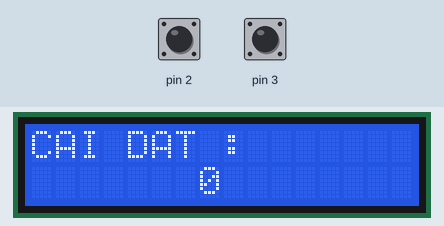
Recording of a sketch running on a simulated Arduino Uno, built with avr-gcc and run on an emulated ATmega328P. Shown: 16×2 character LCD. The inputs (shaded band) are chosen by the test bench; at power-on: pin 2 HIGH, pin 3 HIGH.

Above: at 1.2 s.
1.3 s: pin 2 pulled LOW for 0.15 s
At 1.9 s:
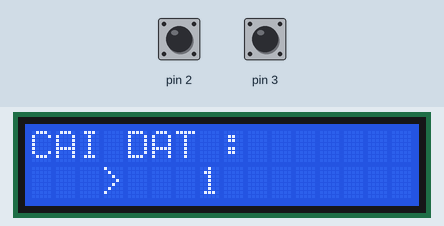
4.4 s: pin 3 pulled LOW for 0.15 s
At 5.1 s:
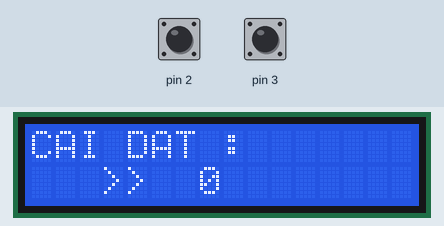
6.0 s: pin 2 pulled LOW for 1 s
At 9.9 s:
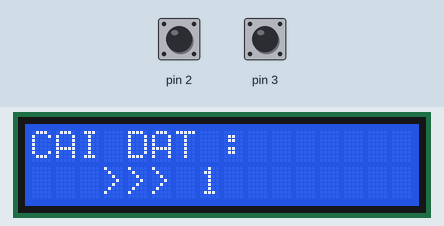
10.0 s: pin 3 pulled LOW for 1 s
At 11.8 s:
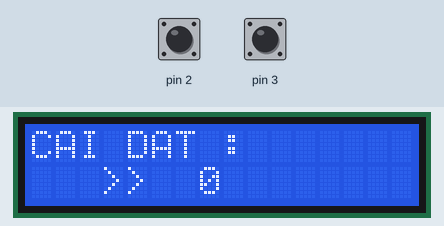
Timing chart, 0 to 13.3 s (numbered marks = the images above; inputs shaded):
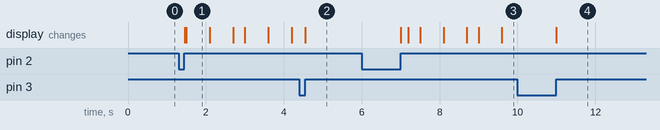

The sketch:

Day_8_lcd_2.ino
```cpp
#include <LiquidCrystal.h>
#define RS 8
#define E 9
#define D4 10
#define D5 11
#define D6 12
#define D7 13
int x;
LiquidCrystal lcd(RS,E,D4,D5,D6,D7);
void setup() {
pinMode(2,INPUT_PULLUP);
pinMode(3,INPUT_PULLUP);
lcd.begin(16,2);
lcd.setCursor(0, 0);
lcd.print("CAI DAT : ");
}

void loop() {
if(digitalRead(2)==0){
   x++;
   while(digitalRead(2)==0){}
}
if(digitalRead(3)==0){
   x--;
   while(digitalRead(3)==0){}
}
lcd.setCursor(5, 1);
if(x<10) lcd.print(" ");
if(x<100) lcd.print(" ");
if(x<0) x=0;
lcd.print(x);
chaychay(x);
}
void chaychay(int k){
  if(k>=1){if(millis()%1500<600){
    lcd.setCursor(3,1);
    lcd.print(">  ");

  }
  if(millis()%1500>600&&millis()%1500<1200){
    lcd.setCursor(3,1);
    lcd.print(">>>");

  }}
}
```

Measured:
- after the input at 1.3 s, the display: first changes after 0.15 s (image 1 shows a later state)
- after the input at 6.0 s, the display: changes after 1.0 s (image 3)
- what the display in image 1 shows lasts 0.6 s, from 1.5 s to 2.1 s
